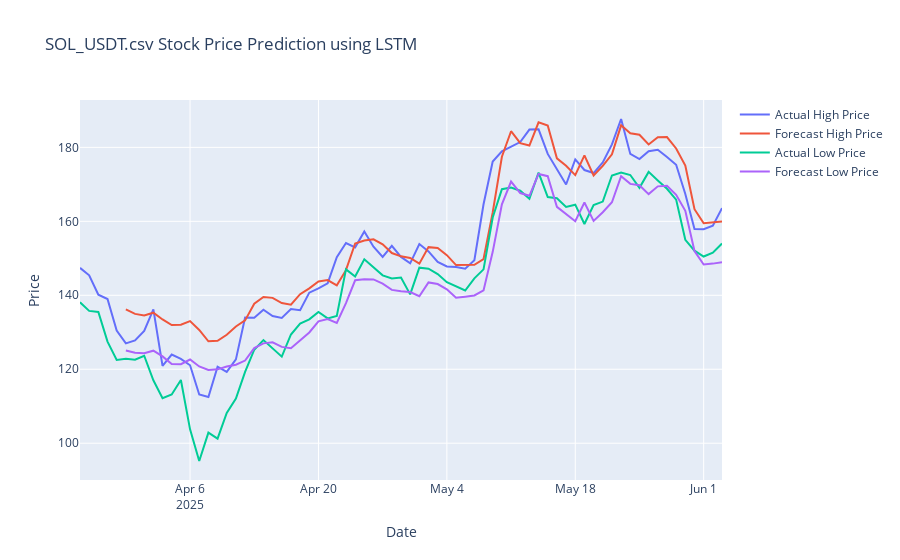

Write notebook code for a chart like this one.
### Code cell
# Create Plotly graph
fig = go.Figure()
fig.add_trace(go.Scatter(x=forecast_df.index, y=forecast_df['high'], name='Actual High Price'))
fig.add_trace(go.Scatter(x=forecast_df.index, y=forecast_df['forecast_high'], name='Forecast High Price'))
fig.add_trace(go.Scatter(x=forecast_df.index, y=forecast_df['low'], name='Actual Low Price'))
fig.add_trace(go.Scatter(x=forecast_df.index, y=forecast_df['forecast_low'], name='Forecast Low Price'))
fig.update_layout(title=f'{file_name} Stock Price Prediction using LSTM', xaxis_title='Date', yaxis_title='Price')
fig.show()
